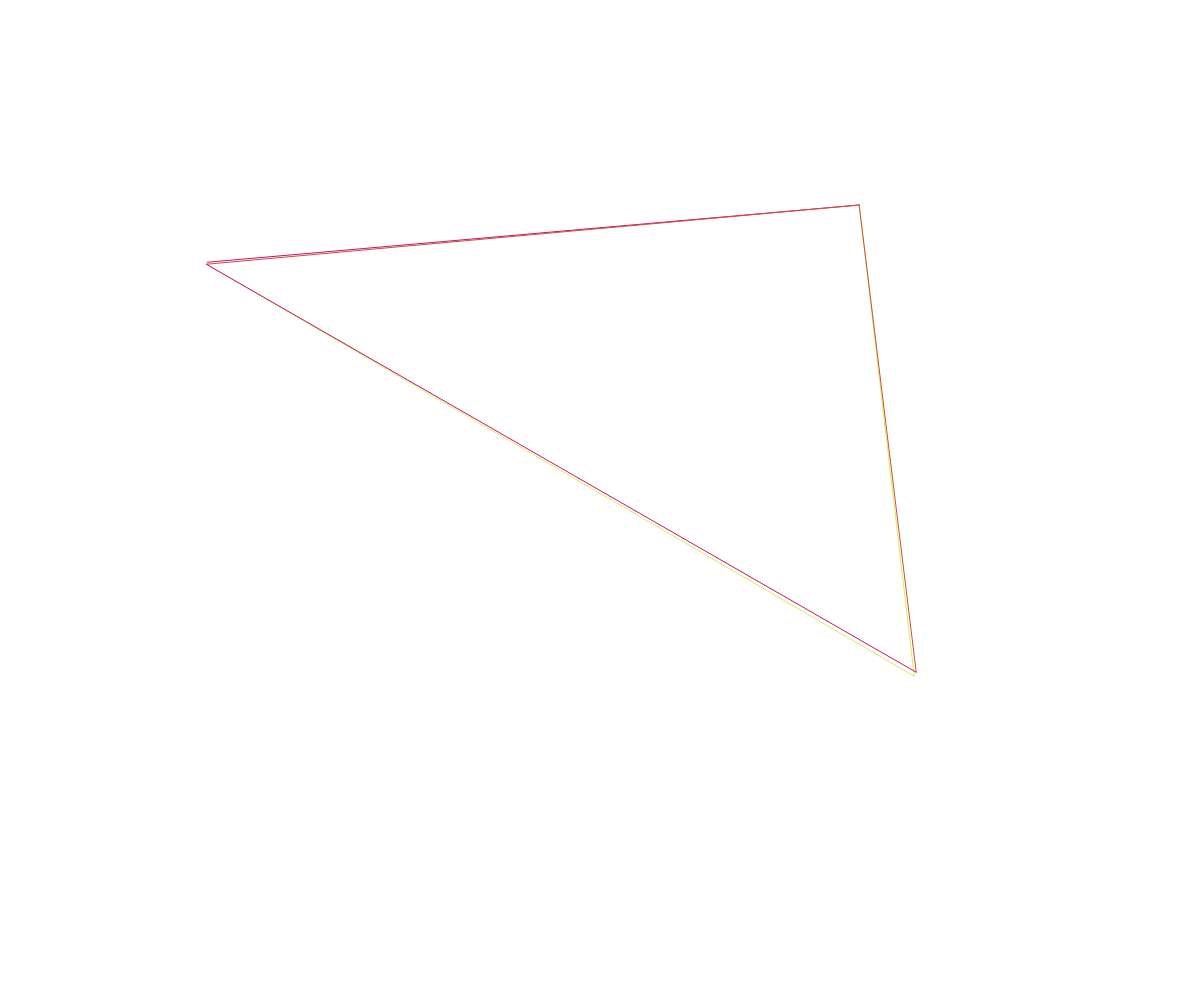
Frame 1 (no input)
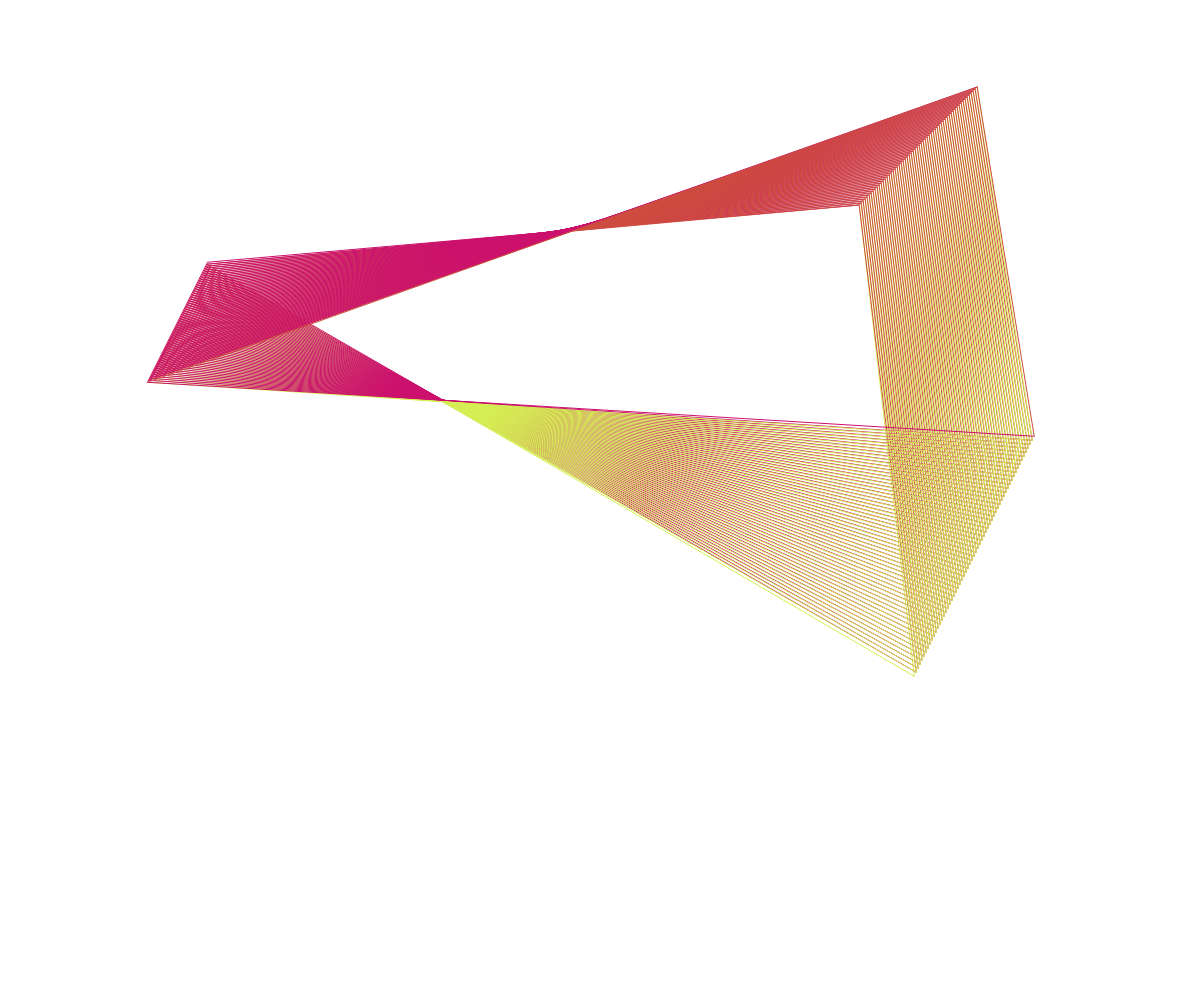
Frame 60 (no input)
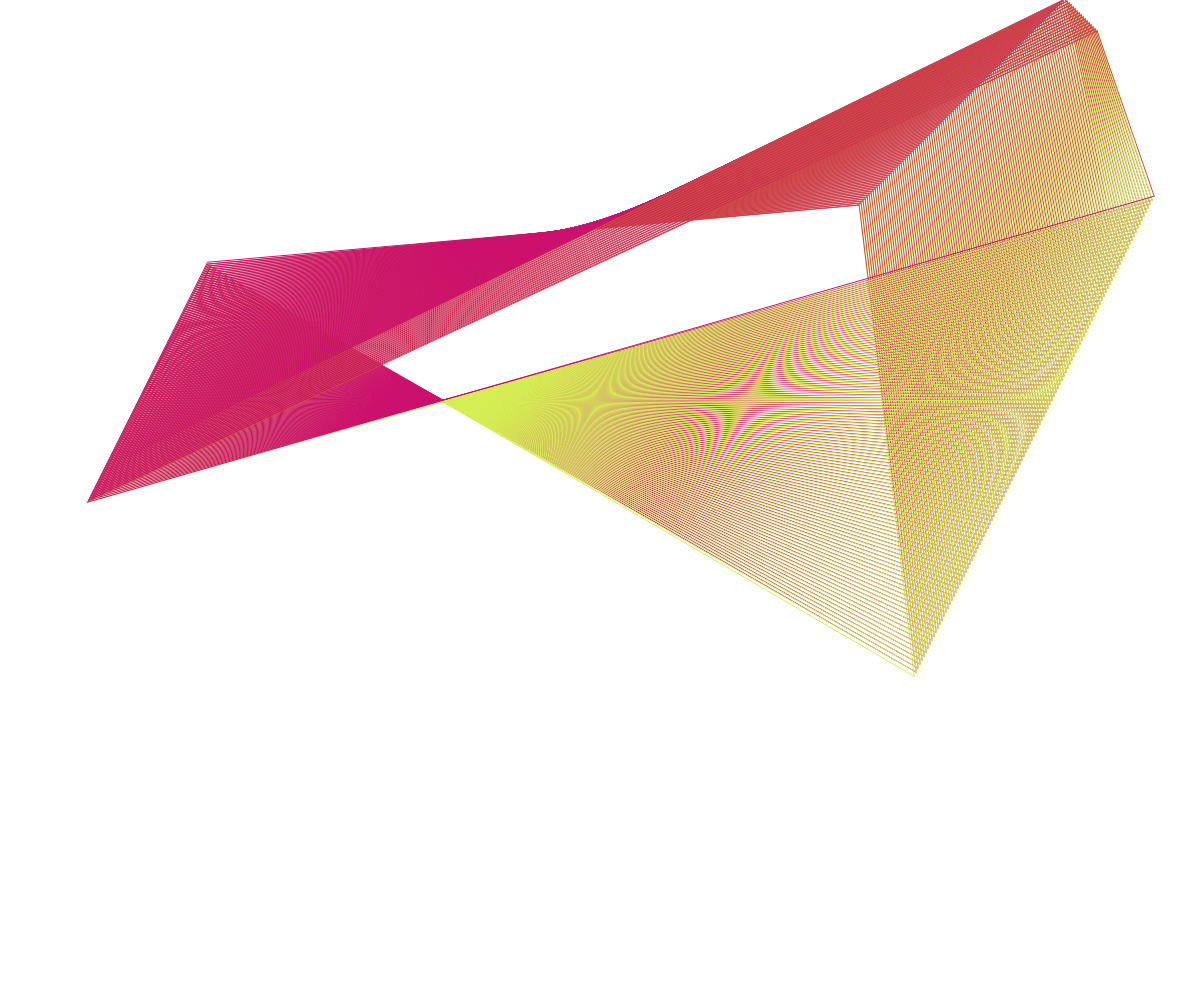
Frame 120 (the mouse pressed at the canvas centre since frame 60)

The p5.js sketch that drew these frames (run headless with seeded random() and noise() and a simulated clock; from frame 60 on, the mouse is pressed at the canvas centre):

// p5.js sketch
// ── sketch.js
dotList = []
dotNumber = 3


function setup() {
  createCanvas(windowWidth,windowHeight)

  for (i = 0; i < dotNumber; i ++){
  dot = new Dot()
  dotList.push(dot)
  }
}

function draw() {

  for (i = 0; i < dotList.length; i ++){
    dotList[i].move()

    for (dots of dotList){
      dots.bridge(dotList[i])
    }



  }


}

// ── dot.js
class Dot {
  constructor() {
    this.x = random(width)
    this.y = random(height)
    this.speedList = [-4,-3,-2,-1,1,2,3,4]
    this.diameter = 10
    this.xSpeed = random(this.speedList)
    this.ySpeed = random(this.speedList)
    this.colorR = random(0,255)
    this.colorG = random(0,255)
    this.colorB = random(0,255)

  }

  show(){
    ellipse(this.x, this.y, this.diameter)
  }

  move(){
    if (this.x >= width || this.x <= 0){
      this.xSpeed *= -1
    }
    if (this.y >= height || this.y <= 0){
      this.ySpeed *= -1
    }
    this.x += this.xSpeed
    this.y += this.ySpeed
  }
  bridge(other){
    stroke(this.colorR, this.colorG, this.colorB)
    line(this.x, this.y, other.x, other.y)
  }
}
